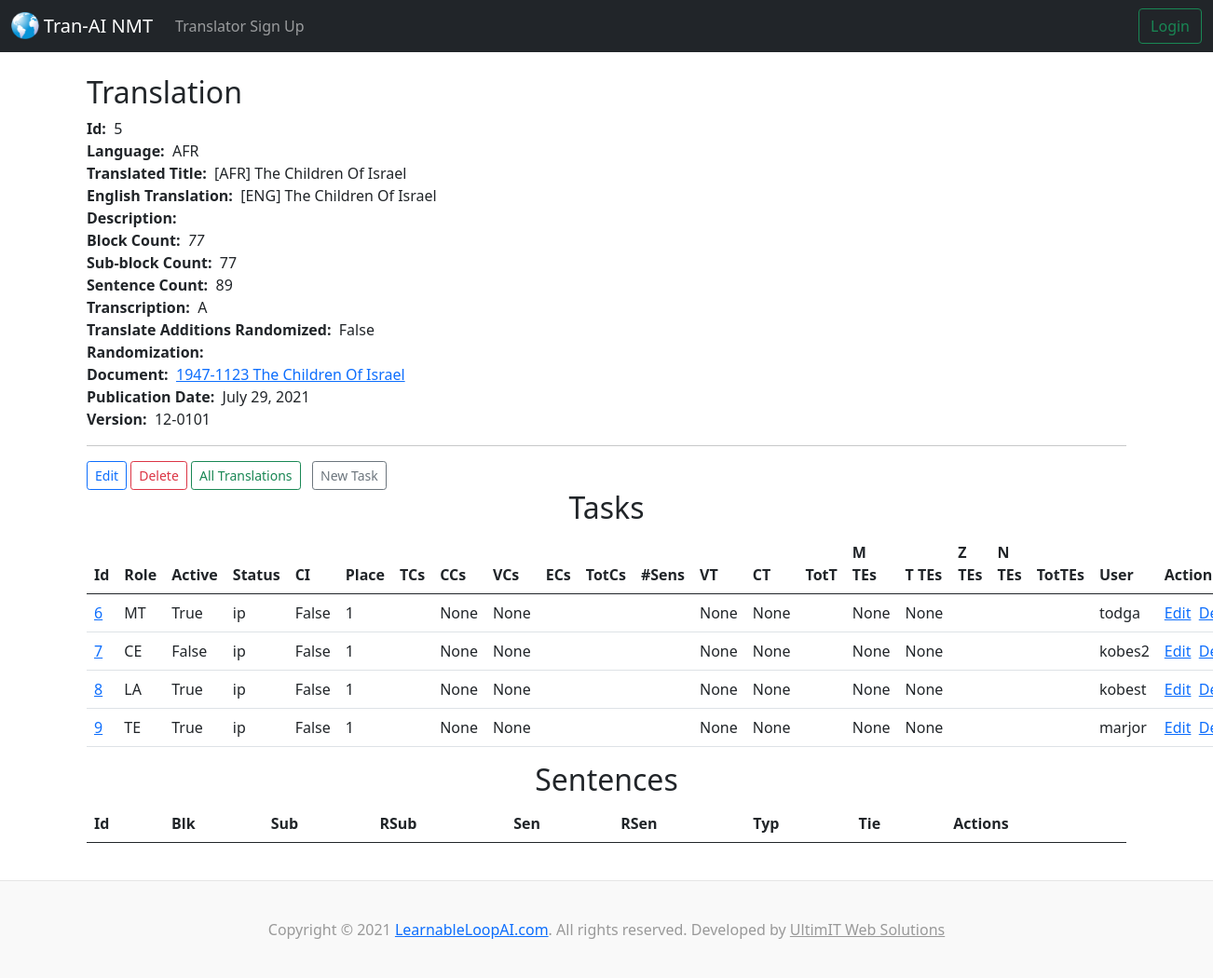
The app's page /documents/1/translations/5/, older data.
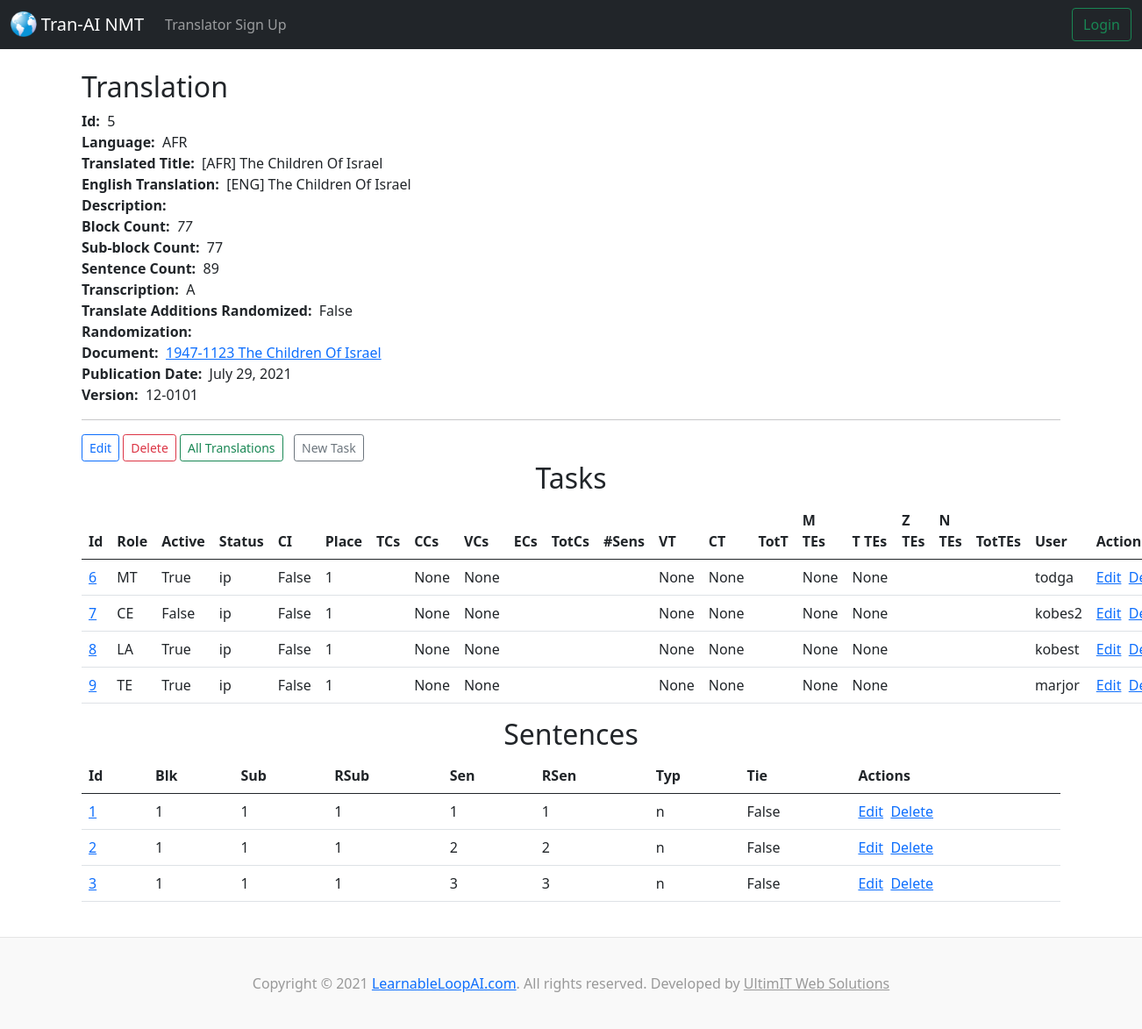
The same page, newer data.
### tranai/models.py (models this page shows, shortened)
class Task(models.Model):
  class Role(models.TextChoices):
    EP = 'EP', _('English Provider (EP)')
    EE = 'EE', _('English Editor (EE)')
    NT = 'NT', _('No Translator (NT)')
    MT = 'MT', _('Machine Translator (MT)')
    HT = 'HT', _('Human Translator (HT)')
    TE = 'TE', _('Translation Editor (TE)')
    SE = 'SE', _('Scripture Editor (SE)')
    PE = 'PE', _('Poetry Editor (PE)')
    CE = 'CE', _('Chief Editor (CE)')
    LA = 'LA', _('Language Administrator (LA)')
  class Status(models.TextChoices):
    ip = 'ip', _('In Process (ip)')
    cd = 'cd', _('Completed (cd)')
    te = 'te', _('TE editing (te)')
    ce = 'ce', _('CE editing (ce)')
    qe = 'qe', _('QE editing (qe)')
    pg = 'pg', _('Publishing (pg)')
    pd = 'pd', _('Published (pd)')
    pr = 'pr', _('Pruned (pr)')
  translation = models.ForeignKey(Translation, blank=False, null=False, on_delete=models.DO_NOTHING, related_name='tasks')
  user = models.ForeignKey(settings.AUTH_USER_MODEL, blank=False, null=False, on_delete=models.DO_NOTHING, related_name='tasks') #for accounts app
  role = models.CharField('Role', max_length=2, validators=[MinLengthValidator(2), MaxLengthValidator(2)], choices=Role.choices, default=Role.TE, blank=False, null=False,)
  active = models.BooleanField('Active', default=False)
  place = models.IntegerField('Place', default=1, validators=[MinValueValidator(1)], blank=False, null=False,)
  ci = models.BooleanField('Content imported', default=False)
  status = models.CharField('Status', max_length=2, validators=[MinLengthValidator(2), MaxLengthValidator(2)], choices=Status.choices, default=Status.ip, blank=False, null=False,)
  ccs = models.IntegerField('Final Create additions', blank=True, null=True,)
  ccs_k = models.IntegerField('- by klearing', blank=True, null=True,)
  ccs_m = models.IntegerField('- by modding', blank=True, null=True,)
  vcs = models.IntegerField('Final Vote additions', blank=True, null=True,)
  vcs_a = models.IntegerField('- by accepting', blank=True, null=True,)
  vcs_c = models.IntegerField('- by creating', blank=True, null=True,)
  vcs_t = models.IntegerField('- by topping', blank=True, null=True,)
  vcs_p = models.IntegerField('- by picking', blank=True, null=True,)
  ct = models.IntegerField('Final Create time (s)', blank=True, null=True,)
  vt = models.IntegerField('Final Vote time (s)', blank=True, null=True,)
  majtes = models.IntegerField('Final Majority Top Changes', blank=True, null=True,)
  tietes = models.IntegerField('Final Tie Top Changes', blank=True, null=True,)
  notes = models.CharField('Notes', max_length=200, blank=True, null=True,)

class Sentence(models.Model):
  class SentenceType(models.TextChoices):
    n = 'n', _('Normal')
    c = 'c', _('Conversation')
    s = 's', _('Scripture')
    p = 'p', _('Poetry first line')
    q = 'q', _('Poetry other lines')
  blk = models.IntegerField('Block', blank=True, null=True,)
  sub = models.IntegerField('Sub-block', blank=True, null=True,)
  rsub = models.IntegerField('Running sub-block', blank=True, null=True,)
  sen = models.IntegerField('Sentence', blank=True, null=True,)
  rsen = models.IntegerField('Running sentence', blank=True, null=True,)
  typ = models.CharField('Sentence type', max_length=1, validators=[MinLengthValidator(1), MaxLengthValidator(1)], choices=SentenceType.choices, default=SentenceType.n, blank=False, null=False,)
  tie = models.BooleanField('Tie', default=False)
  translation = models.ForeignKey(Translation, blank=False, null=False, on_delete=models.DO_NOTHING, related_name='sentences')

### accounts/models.py (models this page shows)
class CustomUser(AbstractBaseUser, PermissionsMixin):
    email = models.EmailField(_('email address'), unique=True)
    username = models.CharField(_('username'), max_length=6, default='')
    admin = models.BooleanField(default=False)
    is_staff = models.BooleanField(default=False)
    is_active = models.BooleanField(default=True)
    created_at = models.DateTimeField(default=timezone.now)
    cur_task = models.ForeignKey(Task, blank=True, null=True, on_delete=models.CASCADE)
    USERNAME_FIELD = 'email'
    REQUIRED_FIELDS = []
    objects = CustomUserManager()
    def __str__(self):
        return self.username

### tranai/views.py (the view)
# urls.py: path('documents/<document_id>/translations/<translation_id>/', views.show_document_translation, name='show-document-translation'),
def show_document_translation(request, document_id, translation_id):
  document = Document.objects.get(pk=document_id)
  translation = Translation.objects.get(pk=translation_id)
  tasks = translation.tasks.all
  sentences = translation.sentences.all
  return render(request, 'tranai/show_document_translation.html', {'document': document, 'translation': translation, 'tasks': tasks, 'sentences': sentences})

### tranai/models.py (called while the page is built)
  def __str__(self):
    return f"{self.descriptor} {self.title}"

  def __str__(self):
    return self.tran_title

### tranai/templates/tranai/show_document_translation.html (shortened to what the changed rows need)
{% extends 'tranai/base.html' %}
{% block content %}
  <h2>Translation</h2>
  <strong>Id:</strong>&nbsp;&nbsp;{{ translation.id }}<br>
  <strong>Language:</strong>&nbsp;&nbsp;{{ translation.lan }}<br>
  <strong>Translated Title:</strong>&nbsp;&nbsp;{{ translation.tran_title }}<br>
  <strong>English Translation:</strong>&nbsp;&nbsp;{{ translation.eng_tran }}<br>
  <strong>Description:</strong>&nbsp;&nbsp;{{ translation.description }}<br>
  <strong>Block Count:</strong>&nbsp;&nbsp;<i>{{ translation.blkc }}</i><br>
  <strong>Sub-block Count:</strong>&nbsp;&nbsp;{{ translation.subc }}<br>
  <strong>Sentence Count:</strong>&nbsp;&nbsp;{{ translation.senc }}<br>
  <strong>Transcription:</strong>&nbsp;&nbsp;{{ translation.xcrip }}<br>
  <strong>Translate Additions Randomized:</strong>&nbsp;&nbsp;{{ translation.li }}<br>
  <strong>Randomization:</strong>&nbsp;&nbsp;{{ translation.None }}<br>
  <strong>Document:</strong>&nbsp;&nbsp;<a href="{% url 'show-document' translation.document.id %}">{{translation.document}}</a><br>
  <strong>Publication Date:</strong>&nbsp;&nbsp;{{ translation.pubdate }}<br>
  <strong>Version:</strong>&nbsp;&nbsp;{{ translation.version }}<br>
  <center><h2>Tasks</h2></center>
  <table class="table table-hover">
    <thead>
      <tr>
        <th scope="col">Id</th>
        <th scope="col">Role</th>
        <th scope="col">Active</th>
        <th scope="col">Status</th>
        <th scope="col">CI</th>
        <th scope="col">Place</th>
        <th scope="col">TCs</th>
        <th scope="col">CCs</th>
        <th scope="col">VCs</th>
        <th scope="col">ECs</th>
        <th scope="col">TotCs</th>
        <th scope="col">#Sens</th>
        <th scope="col">VT</th>
        <th scope="col">CT</th>
        <th scope="col">TotT</th>
        <th scope="col">M TEs</th>
        <th scope="col">T TEs</th>
        <th scope="col">Z TEs</th>
        <th scope="col">N TEs</th>
        <th scope="col">TotTEs</th>
        <th scope="col">User</th>
        <th scope="col">Actions</th>
      </tr>
    </thead>
    <tbody>
{% for task in tasks %}
      <tr>
        <td><a href="{% url 'show-task' task.id %}">{{task.id}}</a></td>
        <td>{{task.role}}</td>
        <td>{{task.active}}</td>
        <td>{{task.status}}</td>
        <td>{{task.ci}}</td>
        <td>{{task.place}}</td>
        <td></td>
        <td>{{task.ccs}}</td>
        <td>{{task.vcs}}</td>
        <td></td>
        <td></td>
        <td></td>
        <td>{{task.vt}}</td>
        <td>{{task.ct}}</td>
        <td></td>
        <td>{{task.majtes}}</td>
        <td>{{task.tietes}}</td>
        <td></td>
        <td></td>
        <td></td>
        <td>{{task.user}}</td>
        <td><a href="{% url 'update-task' task.id %}">Edit</a>&nbsp;&nbsp;<a href="{% url 'delete-task' task.id %}">Delete</a></td>
      </tr>
{% endfor %}
    </tbody>
  </table>
  <center><h2>Sentences</h2></center>
  <table class="table table-hover">
    <thead>
      <tr>
        <th scope="col">Id</th>
        <th scope="col">Blk</th>
        <th scope="col">Sub</th>
        <th scope="col">RSub</th>
        <th scope="col">Sen</th>
        <th scope="col">RSen</th>
        <th scope="col">Typ</th>
        <th scope="col">Tie</th>
        <th scope="col">Actions</th>
      </tr>
    </thead>
    <tbody>
{% for sentence in sentences %}
      <tr>
        <td><a href="{% url 'show-translation-sentence' translation.id sentence.id %}">{{sentence.id}}</a></td>
        <td>{{sentence.blk}}</td>
        <td>{{sentence.sub}}</td>
        <td>{{sentence.rsub}}</td>
        <td>{{sentence.sen}}</td>
        <td>{{sentence.rsen}}</td>
        <td>{{sentence.typ}}</td>
        <td>{{sentence.tie}}</td>
        <td><a href="{% url 'update-translation-sentence' translation.id sentence.id %}">Edit</a>&nbsp;&nbsp;<a href="">Delete</a></td>
      </tr>
{% endfor %}
    </tbody>
  </table>
{% endblock %}

Row changes from the older to the newer data that the page shows:
added Sentence: id "1", blk "1", sub "1", rsub "1", sen "1", rsen "1", typ "n", tie "False"
added Sentence: id "2", blk "1", sub "1", rsub "1", sen "2", rsen "2", typ "n", tie "False"
added Sentence: id "3", blk "1", sub "1", rsub "1", sen "3", rsen "3", typ "n", tie "False"
